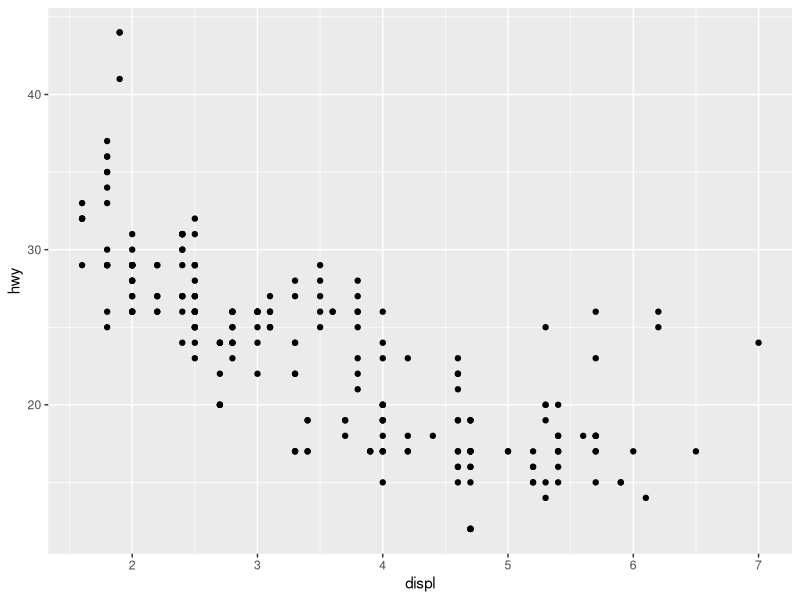
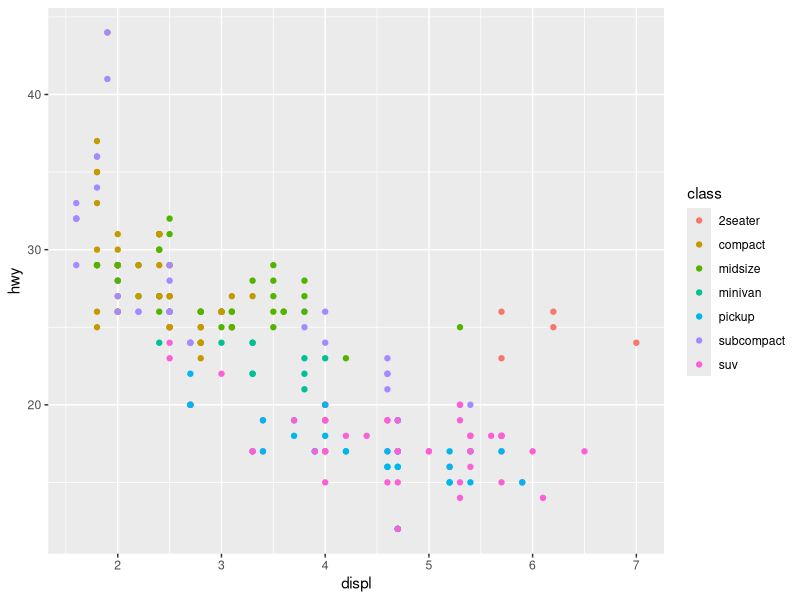
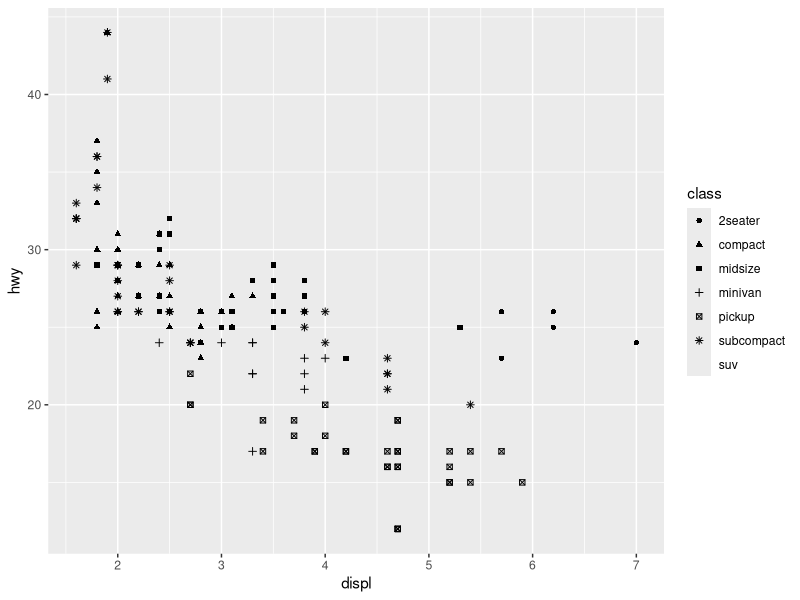
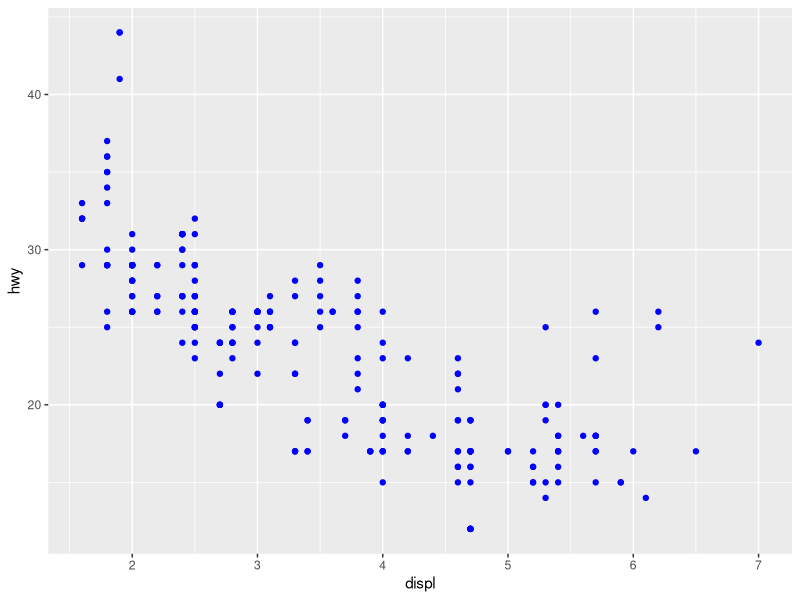
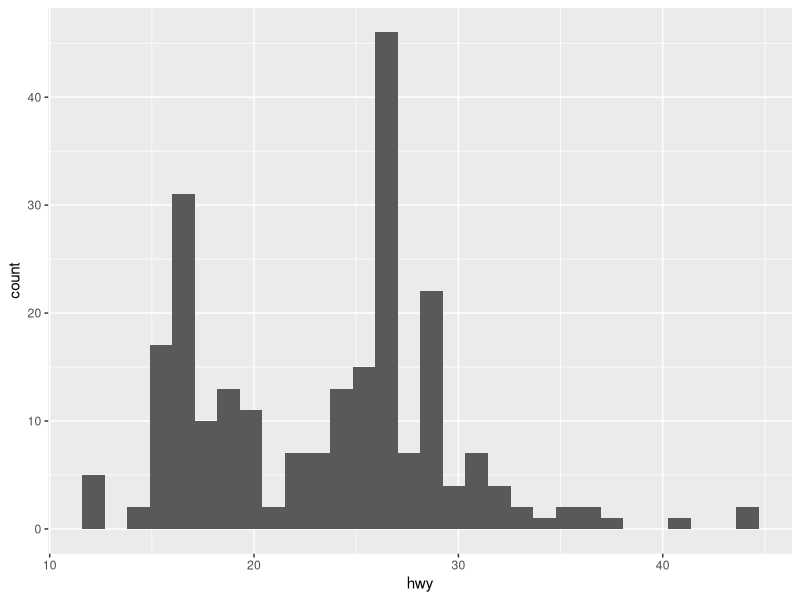
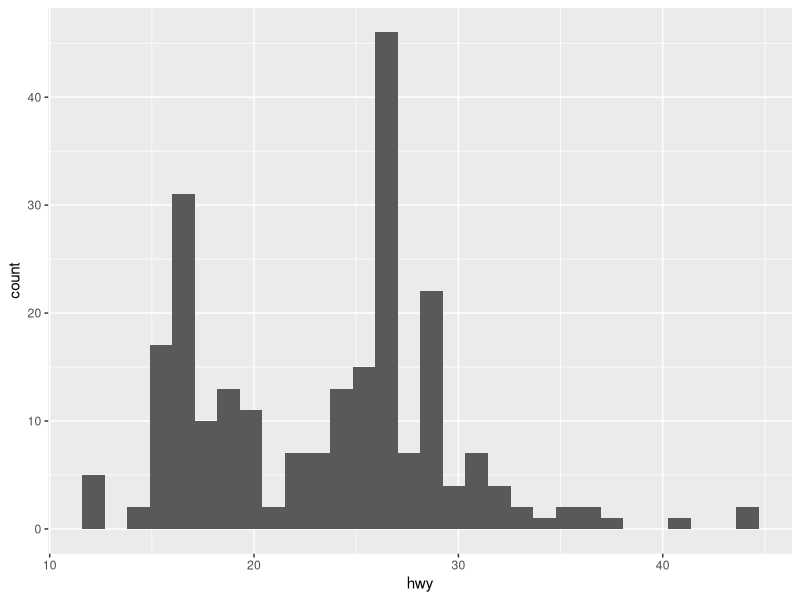
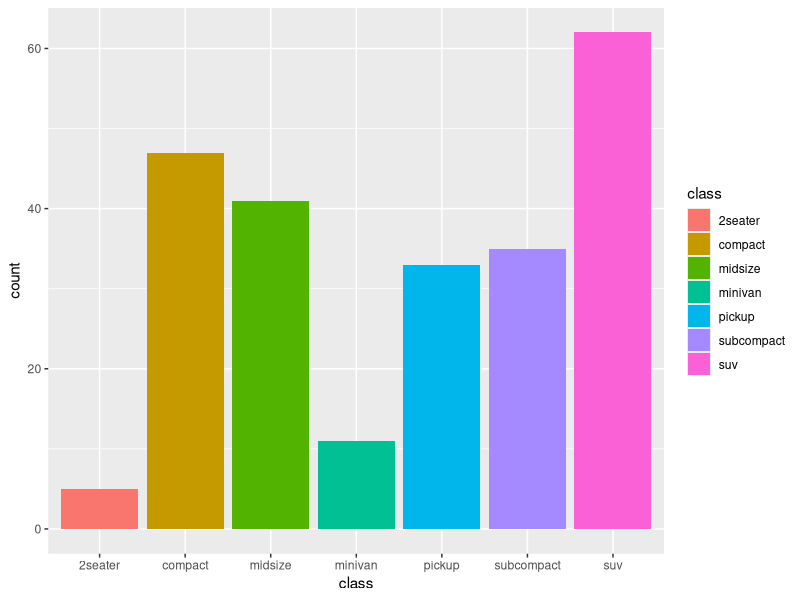
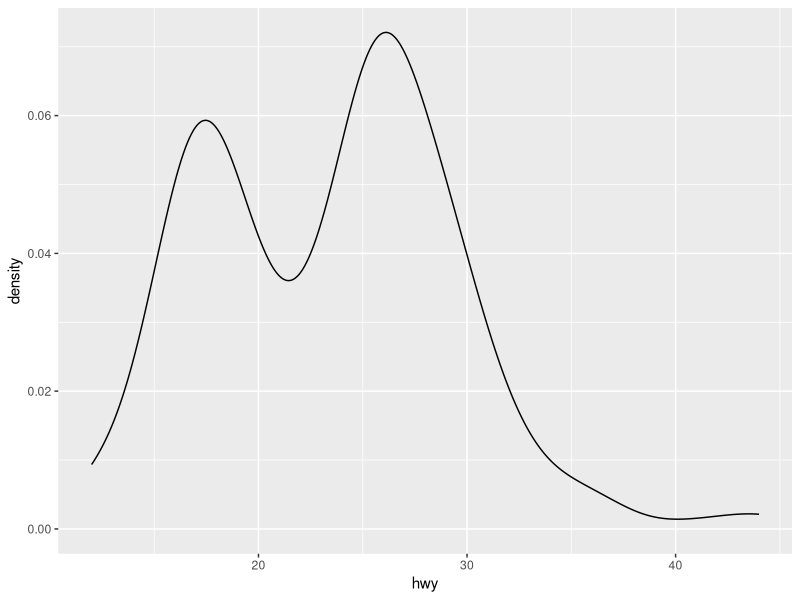

Here is the R script that generated these plots, in order:
# Practice with Week 3 Videos
# load libraries and datasets to use
# "gg" = "Grammar of Graphics"
library(tidyverse)
data(mpg)
View(mpg)

# what's the relationship between Engine Size ('displ') and mpg ('hwy')?

ggplot(data = mpg) + 
  geom_point(mapping = aes(x = displ, y = hwy))

# this yields a 'negative' relationship: bigger engine = less mpg

# practice creating a ggplot with different mappings
# color
ggplot(data = mpg) + 
  geom_point(mapping = aes(x = displ, y = hwy, color = class))

# shape
ggplot(data = mpg) + 
  geom_point(mapping = aes(x = displ, y = hwy, shape = class))

# practice with Set vs. Mapping
# Set goes OUTSIDE the aesthetic when dealing with variables
# Set goes INSIDE the aesthetic to make a specific group, called what you call it
# INSIDE = mapping to something
# OUTSIDE = setting characteristics for the entire layer
ggplot(data = mpg) + 
  geom_point(mapping = aes(x = displ, y = hwy), color = "blue")

# histogram
ggplot(data = mpg) + 
  geom_histogram(mapping = aes(x = hwy))

# often not where we want to be. binwidth is VERY important for histogram
# R chooses binwidth = 30 by default
ggplot(data = mpg) + 
  geom_histogram(mapping = aes(x = hwy, binwidth = 2))

# color vs. fill
ggplot(data = mpg) + 
  geom_bar(mapping = aes(x = class, fill = class))
# density
ggplot(data = mpg) + 
  geom_density(mapping = aes(x = hwy))

# add color to density
ggplot(data = mpg) + 
  geom_density(mapping = aes(x = hwy, color = class))
# add group to density
ggplot(data = mpg) + 
  geom_density(mapping = aes(x = hwy, group = class))

# --------------------------------------
# Global vs. Local Variables
# Local characteristics are added per layer
# layers of geoms - point and smooth
ggplot(data = mpg, mapping = aes(x = displ, y = hwy)) + 
  geom_point() + 
  geom_smooth()

# add characteristics per layer - color to point: 
ggplot(data = mpg, mapping = aes(x = displ, y = hwy)) + 
  geom_point(mapping = aes(color = drv)) + 
  geom_smooth()

# add characteristics per layer - filter to smooth: 
ggplot(data = mpg, mapping = aes(x = displ, y = hwy)) + 
  geom_point(mapping = aes(color = drv)) + 
  geom_smooth(data = filter(mpg, drv == "f"))

# grammar of graphics



